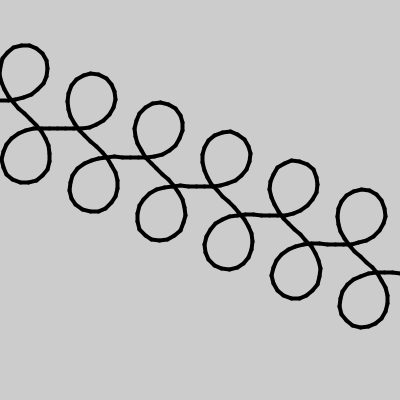
Frame 1 (no input)
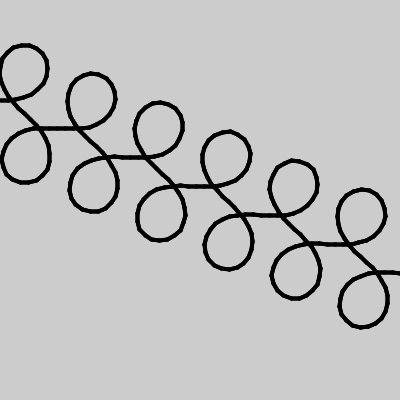
Frame 2 (the mouse pressed at the canvas centre, redrawn once)

The Processing sketch that drew these frames (run headless with seeded random() and noise(); the mouse was pressed at the canvas centre and the sketch redrawn once):

// Processing sketch: sk_recursive_spiral_8
// ── sk_recursive_spiral_8.pde
void setup()
{
  size(400, 400);
  noLoop();  // アニメーションしない
}

void draw()
{
  stroke(0);
  strokeWeight(4);
  drawSpiral( 0, 100, 8, 0, 400 ); // 最初の再帰呼び出し
}

/**
  再帰関数：線を再帰的に短くし，回転させながら描画する．
*/
void drawSpiral( float fBeginX, float fBeginY, float fLength, float fRot, int iLevel )
{
  if ( iLevel > 0 )  // 再帰の継続条件
  {
    // 線の終点
    float fEndX = fBeginX + cos( radians( fRot ) ) * fLength;
    float fEndY = fBeginY + sin( radians( fRot ) ) * fLength;
    
    line( fBeginX, fBeginY, fEndX, fEndY ); // 線を描画
    
    // 子の回転を再帰レベルによって周期的に変化する．
    float fNewRot = fRot + 20 * sin( iLevel / 8.0 );
    
    drawSpiral( fEndX, fEndY, fLength, fNewRot, iLevel - 1 ); // 再帰呼び出し
  }
}
